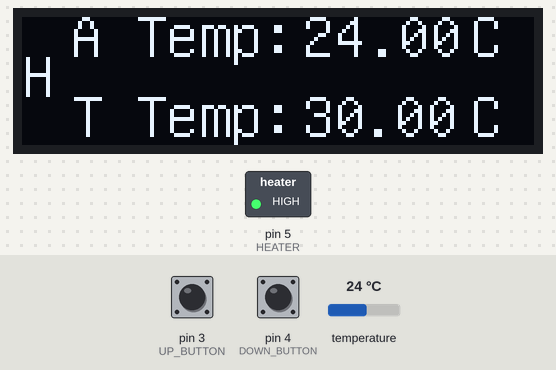
A sketch run on a simulated Arduino Uno, built with avr-gcc and run on an emulated ATmega328P. On the bench: 128×32 one-colour display, switched loads named in the sketch (green lamp = pin HIGH). The inputs (shaded band) are chosen by the test bench; at power-on: temperature 24 °C, pin 3 (UP_BUTTON) LOW, pin 4 (DOWN_BUTTON) LOW.

Above: at 2.1 s.
2.2 s: temperature set to 29.4 °C
At 3.4 s:
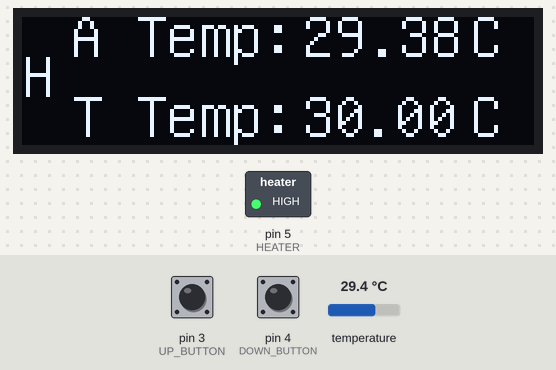
4.2 s: temperature set to 30.7 °C
At 5.0 s:
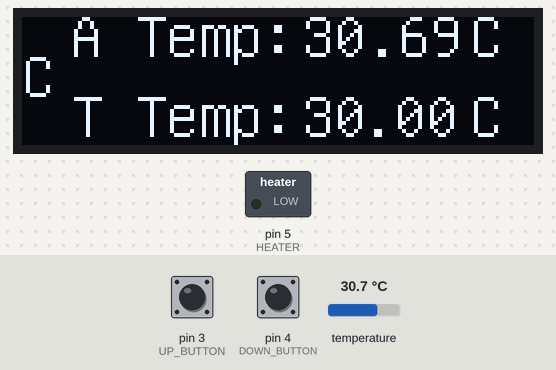
5.9 s: pin 3 (UP_BUTTON) pulled HIGH for 3.2 s
At 9.5 s:
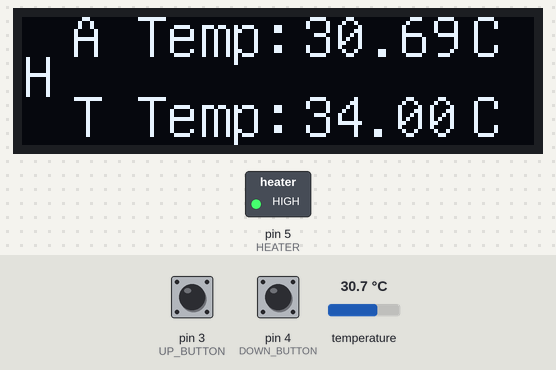
10.6 s: pin 3 (UP_BUTTON) pulled HIGH for 0.95 s
At 12.6 s:
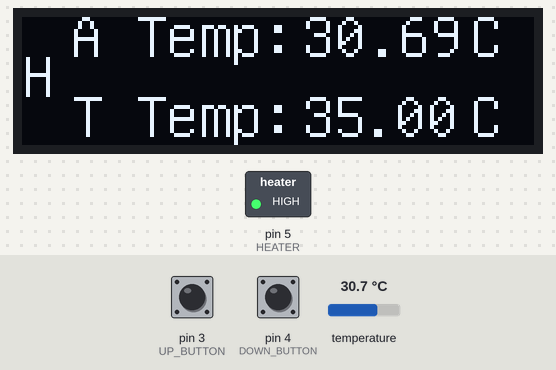
13.0 s: pin 4 (DOWN_BUTTON) pulled HIGH for 3.2 s
At 16.7 s:
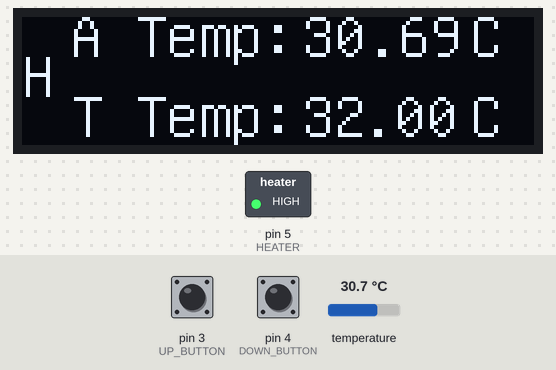
17.7 s: temperature set to 12 °C
At 18.7 s:
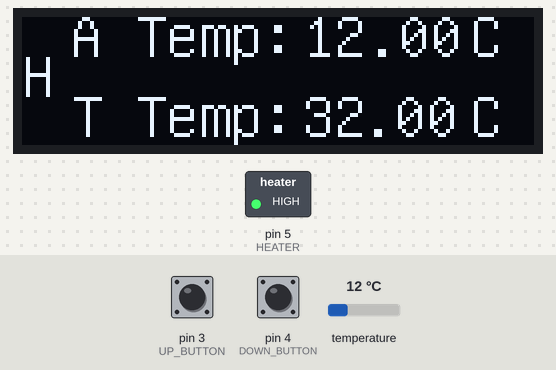
Timing chart, 0 to 20.4 s (numbered marks = the images above; inputs shaded):
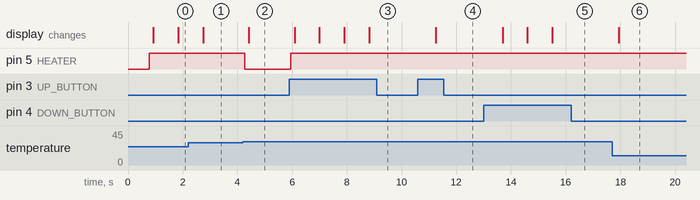

Measured:
- the behaviour switches between 29.9 and 30 °C on temperature (found by bisection; images 1 and 2)
- after the input at 2.2 s, the display: changes after 0.54 s (image 1)
- after the input at 4.2 s, pin 5 (HEATER): HIGH → LOW after 0.07 s; the display: changes after 0.22 s (image 2)
- after the input at 5.9 s, pin 5 (HEATER): LOW → HIGH after 0.05 s; the display: first changes after 0.19 s (image 3 shows a later state)
- after the input at 10.6 s, the display: changes after 0.65 s (image 4)
- after the input at 13.0 s, the display: first changes after 0.69 s (image 5 shows a later state)
- after the input at 17.7 s, the display: changes after 0.25 s (image 6)

The sketch:

robo-temp.ino
```cpp
#include <OneWire.h>
#include <DallasTemperature.h>
#include "U8glib.h"

U8GLIB_SSD1306_128X32 u8g(U8G_I2C_OPT_NONE);

#define ONE_WIRE_BUS 2
#define UP_BUTTON 3
#define DOWN_BUTTON 4
#define HEATER 5

OneWire oneWire(ONE_WIRE_BUS);
DallasTemperature sensors(&oneWire);

char aBuf[9];
char tBuf[9];
float actualTemp;
float newTemp;
int targetTemp = 30;
bool heating = false;

void setup(void) {
  pinMode (UP_BUTTON, INPUT);
  pinMode (DOWN_BUTTON, INPUT);
  pinMode (HEATER, OUTPUT);

  u8g.setRot180();
  u8g.setColorIndex(1);
  u8g.setFont(u8g_font_unifont);

  sensors.begin();
  sensors.requestTemperatures();
  actualTemp = sensors.getTempCByIndex(0);
  tempChange();
}


void loop() {
  sensors.requestTemperatures();
  newTemp = sensors.getTempCByIndex(0);

  if (digitalRead(UP_BUTTON)) {
    targetTemp += 1;
    tempChange();
  } else if (digitalRead(DOWN_BUTTON)) {
    targetTemp -= 1;
    tempChange();
  }   else if ((newTemp > actualTemp + 0.5) || (newTemp < actualTemp - 0.5)) {
    tempChange();
  }
}


void heatOn() {
  heating = true;
  digitalWrite (HEATER, HIGH);
}

void heatOff() {
  heating = false;
  digitalWrite (HEATER, LOW);
}

void tempChange() {
  actualTemp = newTemp;

  if ((int)actualTemp < targetTemp) {
    heatOn();
  } else if (heating) {
    heatOff();
  }

  u8g.firstPage();
  do {
    draw();
  } while ( u8g.nextPage() );
}

void draw() {
  dtostrf(actualTemp, 2, 2, aBuf);
  u8g.drawStr(12, 10, "A Temp:");
  u8g.drawStr(70, 10, aBuf);
  u8g.drawStr(112, 10, "C");
  if (heating) {
    u8g.drawStr(0, 20, "H");
  }

  sprintf(tBuf, "%d", targetTemp);
  u8g.drawStr(12, 30, "T Temp:");
  u8g.drawStr(70, 30, tBuf);
  u8g.drawStr(85, 30, ".00");
  u8g.drawStr(112, 30, "C");
  if (!heating) {
    u8g.drawStr(0, 20, "C");
  }
}
```
